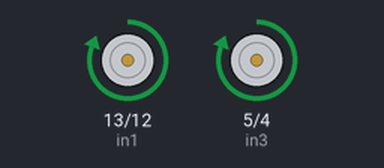
This sketch was run on a simulated Arduino Uno, built with avr-gcc and run on an emulated ATmega328P. On the bench: motor-driver pin pairs drawn as motors (green arrow = first pin HIGH = forward, orange = second pin HIGH = backward, longer = more drive, scaled by the enable pin).

Above: at 0.5 s.
At 2.0 s:
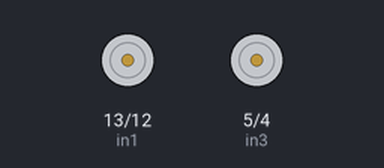
At 3.5 s:
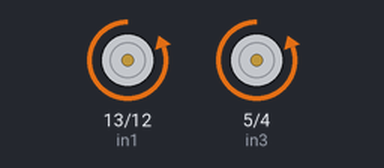
Timing chart, 0 to 6.5 s (numbered marks = the images above):
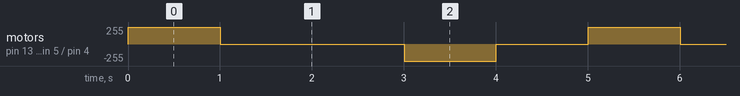

The sketch:

testDrive.ino
```cpp
// connect motor controller pins to Arduino digital pins
// motor one
int enA = 14;
int in1 = 13;
int in2 = 12;

// motor two
int enB = 2;
int in3 = 5;
int in4 = 4;
double motorSpeed = 0.7;
void setup()
{
  // set all the motor control pins to outputs
  pinMode(enA, OUTPUT);
  pinMode(enB, OUTPUT);
  pinMode(in1, OUTPUT);
  pinMode(in2, OUTPUT);
  pinMode(in3, OUTPUT);
  pinMode(in4, OUTPUT);
}
void demoOne()
{
  // this function will run the motors in both directions at a fixed speed
  // turn on motor A
  digitalWrite(in1, HIGH);
  digitalWrite(in2, LOW);
  // set speed to 200 out of possible range 0~255
  analogWrite(enA, 1023*motorSpeed);
  // turn on motor B
  digitalWrite(in3, HIGH);
  digitalWrite(in4, LOW);
  // set speed to 200 out of possible range 0~255
  analogWrite(enB, 1023*motorSpeed);
  delay(1000);

  analogWrite(enA, 1023*0);
  analogWrite(enB, 1023*0);
  delay(1000);
  // now change motor directions
  digitalWrite(in1, LOW);
  digitalWrite(in2, HIGH);

  digitalWrite(in3, LOW);
  digitalWrite(in4, HIGH);
  delay(1000);
  analogWrite(enA, 1023*0.7);
  analogWrite(enB, 1023*0.7);
  delay(1000);
  // now turn off motors
  digitalWrite(in1, LOW);
  digitalWrite(in2, LOW);
  digitalWrite(in3, LOW);
  digitalWrite(in4, LOW);
}

void loop()
{
  demoOne();
  delay(1000);
}
```

Measured:
- by itself, motor on pin 13 (in1) / pin 12 (in2), motor on pin 5 (in3) / pin 4 (in4): repeats every 5.0 s: stopped 2.0 s, backward 255/255 1.0 s, stopped 1.0 s, forward 255/255 1.0 s
